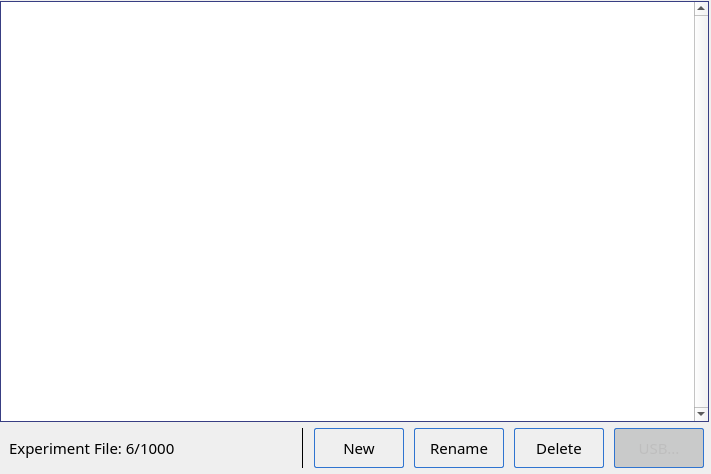
<?xml version="1.0" encoding="UTF-8"?>
<ui version="4.0">
 <class>GOverView</class>
 <widget class="QWidget" name="GOverView">
  <property name="geometry">
   <rect>
    <x>0</x>
    <y>0</y>
    <width>711</width>
    <height>474</height>
   </rect>
  </property>
  <property name="font">
   <font>
    <family>文泉驿等宽微米黑</family>
   </font>
  </property>
  <property name="windowTitle">
   <string>OverView</string>
  </property>
  <property name="styleSheet">
   <string notr="true">QPushButton {
border: 1px solid #2f74d0;
font: 11pt &quot;文泉驿等宽微米黑&quot;;
border-radius: 2px;
padding: 5px;
background: qradialgradient(cx: 0.3, cy: -0.4,
fx: 0.3, fy: -0.4,
radius: 1.35, stop: 0 #fff, stop: 1 #c9e5fe);
}

QPushButton:hover {
background: qradialgradient(cx: 0.3, cy: -0.4,
fx: 0.3, fy: -0.4,
radius: 1.35, stop: 0 #fff, stop: 1 #e4f2fe);
}

 QPushButton:pressed {
background: qradialgradient(cx: 0.4, cy: -0.1,
fx: 0.4, fy: -0.1,
radius: 1.35, stop: 0 #fff, stop: 1 #f1f8fe);
}

QPushButton:disabled { 
background: #c9caca;
}
</string>
  </property>
  <layout class="QVBoxLayout" name="verticalLayout">
   <property name="leftMargin">
    <number>0</number>
   </property>
   <property name="topMargin">
    <number>1</number>
   </property>
   <property name="rightMargin">
    <number>2</number>
   </property>
   <property name="bottomMargin">
    <number>6</number>
   </property>
   <item>
    <widget class="QTableView" name="tableViewFile">
     <property name="font">
      <font>
       <family>文泉驿等宽微米黑</family>
      </font>
     </property>
     <property name="styleSheet">
      <string notr="true">QFrame{
color: #383e83;
}</string>
     </property>
     <property name="frameShape">
      <enum>QFrame::Box</enum>
     </property>
     <property name="frameShadow">
      <enum>QFrame::Plain</enum>
     </property>
     <property name="lineWidth">
      <number>1</number>
     </property>
     <property name="verticalScrollBarPolicy">
      <enum>Qt::ScrollBarAlwaysOn</enum>
     </property>
     <property name="horizontalScrollBarPolicy">
      <enum>Qt::ScrollBarAlwaysOff</enum>
     </property>
     <property name="autoScroll">
      <bool>false</bool>
     </property>
     <property name="editTriggers">
      <set>QAbstractItemView::NoEditTriggers</set>
     </property>
     <property name="tabKeyNavigation">
      <bool>false</bool>
     </property>
     <property name="showDropIndicator" stdset="0">
      <bool>false</bool>
     </property>
     <property name="selectionMode">
      <enum>QAbstractItemView::SingleSelection</enum>
     </property>
     <property name="showGrid">
      <bool>false</bool>
     </property>
     <attribute name="horizontalHeaderCascadingSectionResizes">
      <bool>true</bool>
     </attribute>
     <attribute name="verticalHeaderVisible">
      <bool>true</bool>
     </attribute>
     <attribute name="verticalHeaderCascadingSectionResizes">
      <bool>true</bool>
     </attribute>
     <attribute name="verticalHeaderDefaultSectionSize">
      <number>75</number>
     </attribute>
     <attribute name="verticalHeaderMinimumSectionSize">
      <number>75</number>
     </attribute>
    </widget>
   </item>
   <item>
    <layout class="QHBoxLayout" name="horizontalLayout_2" stretch="5,0,2,0,0,0">
     <property name="spacing">
      <number>10</number>
     </property>
     <property name="rightMargin">
      <number>5</number>
     </property>
     <item>
      <widget class="QWidget" name="widgetFileInfo" native="true">
       <layout class="QGridLayout" name="gridLayout">
        <item row="0" column="0">
         <widget class="QLabel" name="labelFileCount">
          <property name="palette">
           <palette>
            <active>
             <colorrole role="Base">
              <brush brushstyle="SolidPattern">
               <color alpha="255">
                <red>242</red>
                <green>248</green>
                <blue>255</blue>
               </color>
              </brush>
             </colorrole>
            </active>
            <inactive>
             <colorrole role="Base">
              <brush brushstyle="SolidPattern">
               <color alpha="255">
                <red>242</red>
                <green>248</green>
                <blue>255</blue>
               </color>
              </brush>
             </colorrole>
            </inactive>
            <disabled>
             <colorrole role="Base">
              <brush brushstyle="SolidPattern">
               <color alpha="255">
                <red>255</red>
                <green>255</green>
                <blue>255</blue>
               </color>
              </brush>
             </colorrole>
            </disabled>
           </palette>
          </property>
          <property name="font">
           <font>
            <family>文泉驿等宽微米黑</family>
            <pointsize>11</pointsize>
            <weight>50</weight>
            <bold>false</bold>
           </font>
          </property>
          <property name="text">
           <string>Experiment File: 6/1000</string>
          </property>
         </widget>
        </item>
       </layout>
      </widget>
     </item>
     <item>
      <widget class="Line" name="line">
       <property name="sizePolicy">
        <sizepolicy hsizetype="Fixed" vsizetype="Fixed">
         <horstretch>0</horstretch>
         <verstretch>0</verstretch>
        </sizepolicy>
       </property>
       <property name="minimumSize">
        <size>
         <width>0</width>
         <height>40</height>
        </size>
       </property>
       <property name="frameShadow">
        <enum>QFrame::Plain</enum>
       </property>
       <property name="lineWidth">
        <number>1</number>
       </property>
       <property name="orientation">
        <enum>Qt::Vertical</enum>
       </property>
      </widget>
     </item>
     <item>
      <widget class="GPushButton" name="buttonNew">
       <property name="sizePolicy">
        <sizepolicy hsizetype="Fixed" vsizetype="Fixed">
         <horstretch>0</horstretch>
         <verstretch>0</verstretch>
        </sizepolicy>
       </property>
       <property name="minimumSize">
        <size>
         <width>90</width>
         <height>40</height>
        </size>
       </property>
       <property name="maximumSize">
        <size>
         <width>90</width>
         <height>40</height>
        </size>
       </property>
       <property name="font">
        <font>
         <family>文泉驿等宽微米黑</family>
         <pointsize>11</pointsize>
         <weight>50</weight>
         <italic>false</italic>
         <bold>false</bold>
        </font>
       </property>
       <property name="focusPolicy">
        <enum>Qt::NoFocus</enum>
       </property>
       <property name="styleSheet">
        <string notr="true"/>
       </property>
       <property name="text">
        <string>New</string>
       </property>
      </widget>
     </item>
     <item>
      <widget class="QPushButton" name="buttonRename">
       <property name="sizePolicy">
        <sizepolicy hsizetype="Fixed" vsizetype="Fixed">
         <horstretch>0</horstretch>
         <verstretch>0</verstretch>
        </sizepolicy>
       </property>
       <property name="minimumSize">
        <size>
         <width>90</width>
         <height>40</height>
        </size>
       </property>
       <property name="maximumSize">
        <size>
         <width>90</width>
         <height>40</height>
        </size>
       </property>
       <property name="font">
        <font>
         <family>文泉驿等宽微米黑</family>
         <pointsize>11</pointsize>
         <weight>50</weight>
         <italic>false</italic>
         <bold>false</bold>
        </font>
       </property>
       <property name="focusPolicy">
        <enum>Qt::NoFocus</enum>
       </property>
       <property name="text">
        <string>Rename</string>
       </property>
      </widget>
     </item>
     <item>
      <widget class="QPushButton" name="buttonDelete">
       <property name="sizePolicy">
        <sizepolicy hsizetype="Fixed" vsizetype="Fixed">
         <horstretch>0</horstretch>
         <verstretch>0</verstretch>
        </sizepolicy>
       </property>
       <property name="minimumSize">
        <size>
         <width>90</width>
         <height>40</height>
        </size>
       </property>
       <property name="maximumSize">
        <size>
         <width>90</width>
         <height>40</height>
        </size>
       </property>
       <property name="font">
        <font>
         <family>文泉驿等宽微米黑</family>
         <pointsize>11</pointsize>
         <weight>50</weight>
         <italic>false</italic>
         <bold>false</bold>
        </font>
       </property>
       <property name="focusPolicy">
        <enum>Qt::NoFocus</enum>
       </property>
       <property name="text">
        <string>Delete</string>
       </property>
      </widget>
     </item>
     <item>
      <widget class="GPushButton" name="buttonInterflow">
       <property name="enabled">
        <bool>false</bool>
       </property>
       <property name="sizePolicy">
        <sizepolicy hsizetype="Fixed" vsizetype="Fixed">
         <horstretch>0</horstretch>
         <verstretch>0</verstretch>
        </sizepolicy>
       </property>
       <property name="minimumSize">
        <size>
         <width>90</width>
         <height>40</height>
        </size>
       </property>
       <property name="maximumSize">
        <size>
         <width>90</width>
         <height>40</height>
        </size>
       </property>
       <property name="font">
        <font>
         <family>文泉驿等宽微米黑</family>
         <pointsize>11</pointsize>
         <weight>50</weight>
         <italic>false</italic>
         <bold>false</bold>
        </font>
       </property>
       <property name="focusPolicy">
        <enum>Qt::NoFocus</enum>
       </property>
       <property name="text">
        <string>USB...</string>
       </property>
      </widget>
     </item>
    </layout>
   </item>
  </layout>
 </widget>
 <customwidgets>
  <customwidget>
   <class>GPushButton</class>
   <extends>QPushButton</extends>
   <header location="global">gpushbutton.h</header>
  </customwidget>
 </customwidgets>
 <resources/>
 <connections/>
</ui>
